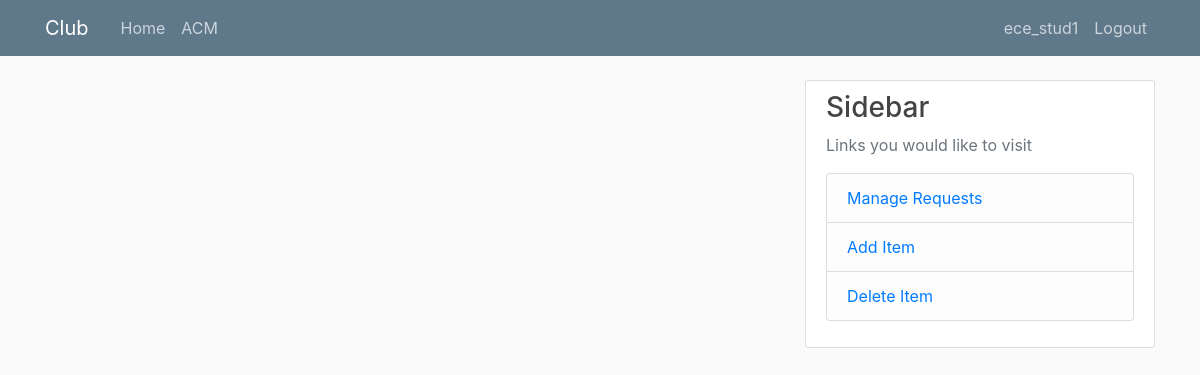
Page /club/Manage-Requests/ (signed in) on the earlier database version.
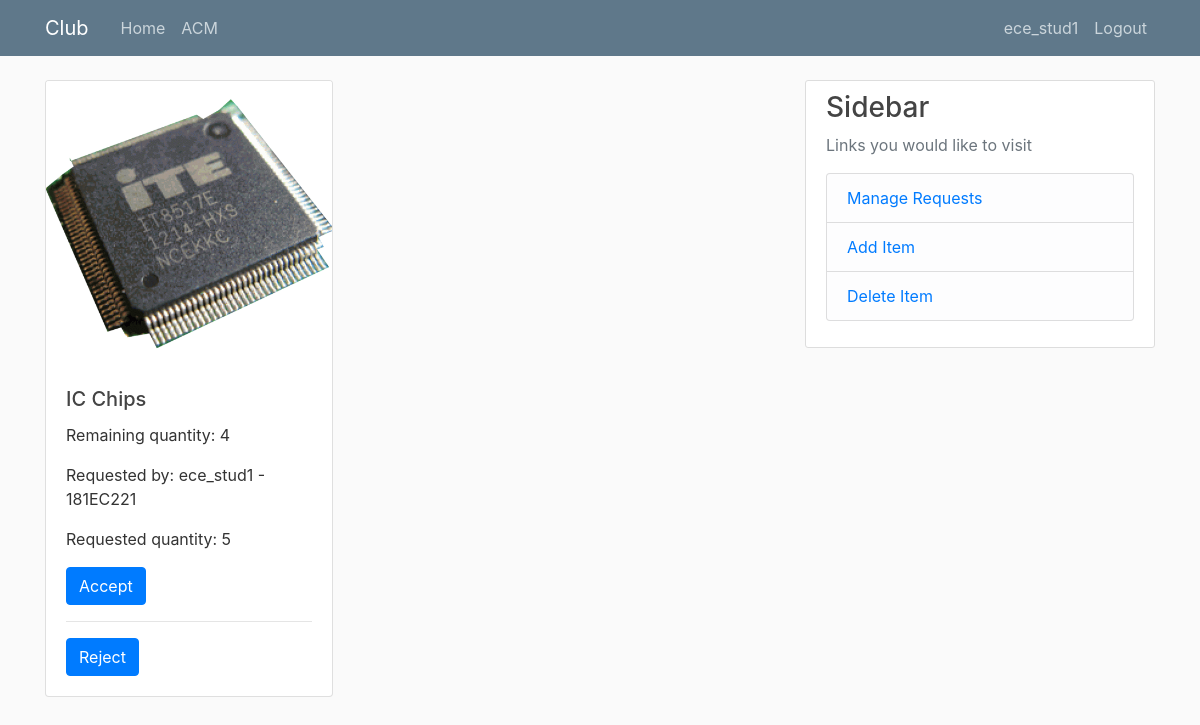
Same page on the later database version.
### User/models.py (models this page shows, shortened)
class User(AbstractBaseUser):
    YEAR = (
        (1, 'First Year'),
        (2, 'Second Year'),
        (3, 'Third Year'),
        (4, 'Fourth Year')
    )
    userName         = models.CharField(verbose_name = "Username", max_length = 27, unique = True)
    email            = models.CharField(verbose_name = 'Email Address', max_length = 27, unique = True)
    name             = models.CharField(verbose_name = 'First Name',max_length = 27)
    year             = models.IntegerField(verbose_name = 'Year', choices = YEAR, default = 2)
    roll             = models.CharField(verbose_name = 'Roll Number', max_length = 10)
    department       = models.CharField(verbose_name = 'Department', max_length = 20)
    mobileNumber     = models.CharField(verbose_name = 'Mobile Number',max_length = 27 ,unique = True)
    club             = models.ForeignKey(Club, default = None, on_delete = models.SET_NULL ,related_name = 'Club_Member', null = True, blank = True)
    is_convener      = models.BooleanField(default = False)
    is_active        = models.BooleanField(default = True)
    is_admin         = models.BooleanField(default = False)
    objects = CustUserManager()
    USERNAME_FIELD  = 'userName'
    REQUIRED_FIELDS = ['email', 'name', 'roll', 'year', 'department', 'mobileNumber', ]

### Club/models.py (models this page shows, shortened)
class Club(models.Model):
    name        = models.CharField(verbose_name = 'Club Name', max_length = 24)
    convener    = models.ForeignKey("User.User", default = None, on_delete = models.SET_NULL, related_name = 'Convener', null = True, blank = True)
    dateCreated = models.DateField(default = timezone.now)
    def __str__(self):
        return self.name

class ItemRequest(models.Model):
    memberID    = models.ForeignKey("User.User", on_delete = models.CASCADE)
    itemID      = models.ForeignKey(Items, on_delete = models.CASCADE)
    createdOn   = models.DateField(default=timezone.now)
    requested   = models.IntegerField(verbose_name="Number of requested items ")
    club        = models.ForeignKey(Club, on_delete = models.CASCADE)
    status      = models.ForeignKey(RequestStatus, on_delete = models.CASCADE)

class Items(models.Model):
    name     = models.CharField(verbose_name = 'Item Name', max_length = 200, unique = False)
    quantity = models.IntegerField(verbose_name = 'Quantity')
    image    = models.ImageField(upload_to='images' ,null=True, blank=True)
    club     = models.ForeignKey(Club, on_delete = models.CASCADE, related_name = 'item_club')

### Club/views.py (the view)
# urls.py: path("Manage-Requests/", ManageRequest, name = "Manage Request"),
def ManageRequest(request):
    user = request.user
    if not user.is_convener:
        messages.error(request, 'You dont have permission to view this page!')
        return redirect('/')
    requests = ItemRequest.objects.filter(club = user.club).filter(status = RequestStatus.objects.all()[1])
    title = f'Manage {user.club} inventory'
    context = {'title' : title, 'requests' : requests}
    return render(request, 'User/ManageRequest.html', context)

### User/templates/User/ManageRequest.html (shortened to what this page needs)
{% extends "User/Base.html" %}
{% block content %}
{% for request in requests %}
<div class="card" style="width: 18rem;">
  <img class="card-img-top" src="{{ request.itemID.image.url }}" alt="Card image cap">
  <div class="card-body">
    <h5 class="card-title">{{ request.itemID.name }}</h5>
    <p class="card-text">Remaining quantity: {{ request.itemID.quantity }}</p>
    <p class="card-text">Requested by: {{ request.memberID.userName }} - {{ request.memberID.roll }}</p>
    <p class="card-text">Requested quantity: {{ request.requested }}</p>
    <form action = "/club/Accept-Request/" method = POST>
        <button class="btn btn-primary" onclick="/club/Accept-Request/" name="reqID" value="{{ request.id }}" >Accept</button>
    </form>
    <hr>
    <form action = "/club/Reject-Request/" method = POST>
        <button class="btn btn-primary" onclick="/club/Reject-Request/" name="reqID" value="{{ request.id }}" >Reject</button>
    </form>
  </div>
</div>
{% endfor %}
{% endblock content %}

### User/templates/User/Base.html (shortened to what this page needs)
{% load static %}
<!DOCTYPE html>
<html>
<head>
    <link rel="stylesheet" href="https://maxcdn.bootstrapcdn.com/bootstrap/4.0.0/css/bootstrap.min.css">
    <link rel="stylesheet" type="text/css" href="{% static 'User/main.css' %}">
</head>
<body>
    <header class="site-header">
      <nav class="navbar navbar-expand-md navbar-dark bg-steel fixed-top">
        <div class="container">
          <a class="navbar-brand mr-4" href="{% url 'home' %}">Club</a>
          <div class="collapse navbar-collapse" id="navbarToggle">
            <div class="navbar-nav mr-auto">
              <a class="nav-item nav-link" href="{% url 'home' %}">Home</a>
              {% if user.is_authenticated %}
                {% if user.is_convener %}
                  <a class="nav-item nav-link" href="{% url 'Club Details' %}">{{ user.club }}</a>
                {% else %}
                  <a class="nav-item nav-link" href="{% url 'Your Inventory' %}">Your Inventory</a>
                {% endif %}
              {% endif %}
            </div>
            <div class="navbar-nav">
            {% if user.is_authenticated %}
                <a class="nav-item nav-link" href="{% url 'Your Profile' %}">{{ user.userName }}</a>
                <a class="nav-item nav-link" href="{% url 'logout' %}">Logout</a>
            {% else %}
                <a class="nav-item nav-link" href="{% url 'login' %}">Login</a>
                <a class="nav-item nav-link" href="{% url 'register' %}">Register</a>
            {% endif %}
            </div>
          </div>
        </div>
      </nav>
    </header>
    <main role="main" class="container">
      <div class="row">
        <div class="col-md-8">
          {% block content %}{% endblock %}
        </div>
        <div class="col-md-4">
          <div class="content-section">
            <h3>Sidebar</h3>
            <p class='text-muted'>Links you would like to visit
              <ul class="list-group">
              {% if user.is_convener %}
                <li class="list-group-item list-group-item-light"><a href = "{% url 'Manage Request' %}">Manage Requests</a></li>
                <li class="list-group-item list-group-item-light"><a href = "{% url 'Add Item' %}">Add Item</a></li>
                <li class="list-group-item list-group-item-light"><a href = "{% url 'Delete Inventory' %}">Delete Item</a></li>
              {% endif %}
              </ul>
            </p>
          </div>
        </div>
      </div>
    </main>
</body>
</html>

### User/static/User/main.css (style rules this page uses)
body { background: #fafafa; color: #333333; margin-top: 5rem; margin-bottom: 120px; }
h1, h2, h3, h4, h5, h6 { color: #444444; }
ul { margin: 0; }
.bg-steel { background-color: #5f788a; }
.site-header .navbar-nav .nav-link { color: #cbd5db; }
.content-section { background: #ffffff; padding: 10px 20px; border: 1px solid #dddddd; border-radius: 3px; margin-bottom: 20px; }

Differences in the rows shown:
added ItemRequest: itemID.image (picture), itemID.name "IC Chips", itemID.quantity "4", memberID.userName "ece_stud1", memberID.roll "181EC221", requested "5", {{ request.id }} 13 (drawn)
